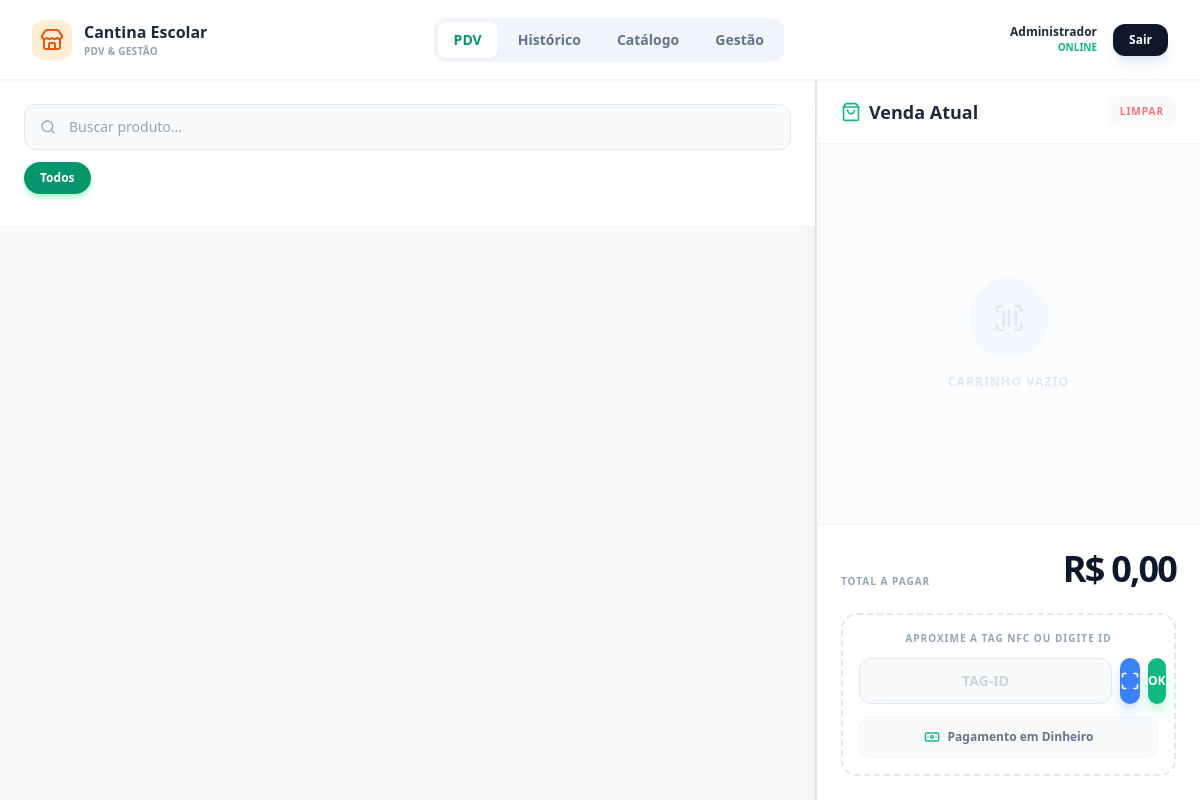
Before: /views/admin/pos.php (signed in) with the older database file.
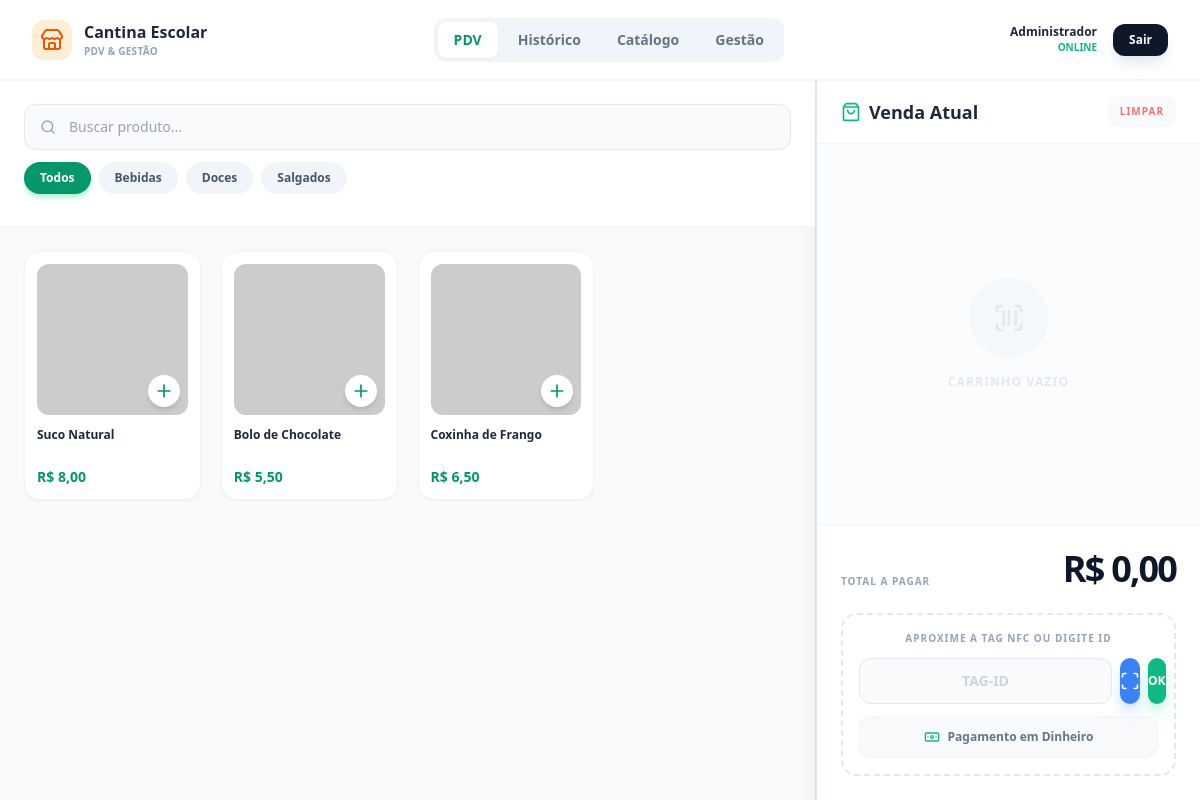
After: the same page with the newer database file.
### tables this page shows
CREATE TABLE `products` (
  `id` int(11) NOT NULL,
  `name` varchar(255) NOT NULL,
  `price` decimal(10,2) NOT NULL,
  `image_url` text DEFAULT NULL,
  `active` tinyint(1) DEFAULT 1,
  `category_id` int(11) DEFAULT NULL
);

### views/admin/pos.php (the view, shortened to what this page needs)
<?php
$settings = $pdo->query("SELECT setting_key, setting_value FROM system_settings")->fetchAll(PDO::FETCH_KEY_PAIR);
$enableCash = $settings['enable_cash_payment'] ?? '1';
$schoolName = $settings['school_name'] ?? 'Escola Estadual Modelo';
$schoolLogo = $settings['logo_url'] ?? '';
try {
    $sql = "SELECT p.*, c.name as category_name
            FROM products p
            JOIN categories c ON p.category_id = c.id
            WHERE p.active = 1
            ORDER BY c.name, p.name";
    $products = $pdo->query($sql)->fetchAll();
    $categories = array_unique(array_column($products, 'category_name'));
} catch (PDOException $e) {
    die("Erro: Verifique se a tabela 'categories' existe.");
}
require __DIR__ . '/../../includes/header.php';
?>
<div class="flex flex-col h-screen w-full overflow-hidden bg-slate-50 font-sans">
    <div class="bg-white border-b border-slate-100 px-4 md:px-8 py-3 flex items-center justify-between shadow-sm z-20 shrink-0 h-16 md:h-20">
        <div class="flex items-center gap-3">
            <?php if (!empty($schoolLogo)): ?>
                <img src="<?= htmlspecialchars($schoolLogo) ?>" alt="Logo" class="w-10 h-10 rounded-xl object-contain bg-white shrink-0 border border-slate-100 shadow-sm">
            <?php else: ?>
                <div class="w-10 h-10 bg-orange-100 rounded-xl flex items-center justify-center text-orange-600 shrink-0">
                    <i data-lucide="store" class="w-6 h-6"></i>
                </div>
            <?php endif; ?>
            <div>
                <h1 class="font-black text-slate-800 leading-tight text-sm md:text-base"><?= htmlspecialchars($schoolName) ?></h1>
                <p class="text-[10px] text-slate-400 font-bold uppercase tracking-wide">PDV & Gestão</p>
            </div>
        </div>
        <div class="hidden md:flex bg-slate-100 p-1 rounded-xl items-center gap-1">
            <a href="pos.php" class="px-4 py-2 rounded-lg text-sm font-bold bg-white text-emerald-600 shadow-sm transition-all">PDV</a>
            <a href="history.php" class="px-4 py-2 rounded-lg text-sm font-bold text-slate-500 hover:text-slate-700 hover:bg-white/50 transition-all">Histórico</a>
            <a href="products.php" class="px-4 py-2 rounded-lg text-sm font-bold text-slate-500 hover:text-slate-700 hover:bg-white/50 transition-all">Catálogo</a>
            <a href="dashboard.php" class="px-4 py-2 rounded-lg text-sm font-bold text-slate-500 hover:text-slate-700 hover:bg-white/50 transition-all">Gestão</a>
        </div>
        <div class="hidden md:flex items-center gap-4">
            <div class="text-right hidden lg:block">
                <p class="text-xs font-bold text-slate-800"><?= explode(' ', $_SESSION['name'] ?? 'Operador')[0] ?></p>
                <p class="text-[10px] text-emerald-500 font-bold uppercase">Online</p>
            </div>
            <a href="../../views/logout.php" class="bg-slate-900 text-white px-4 py-2 rounded-xl text-xs font-bold hover:bg-slate-800 transition-all shadow-lg shadow-slate-200">
                Sair
            </a>
        </div>
    </div>
    <main class="flex-1 flex overflow-hidden flex-col md:flex-row relative pb-[70px] md:pb-0">
        <div class="flex-1 flex flex-col overflow-hidden md:border-r border-slate-200 order-1 h-full">
            <div class="px-4 py-3 md:p-6 bg-white border-b border-slate-100 flex flex-col gap-3 shrink-0 z-10">
                <div class="relative w-full">
                    <i data-lucide="search" class="absolute left-4 top-1/2 -translate-y-1/2 w-4 h-4 text-slate-400"></i>
                    <input type="text" id="searchInput" placeholder="Buscar produto..."
                           class="w-full pl-11 pr-4 py-3 bg-slate-50 border border-slate-200 rounded-xl text-sm outline-none focus:ring-2 focus:ring-emerald-500/20 focus:border-emerald-500 transition-all font-medium">
                </div>
                <div class="flex gap-2 overflow-x-auto pb-2 scrollbar-hide -mx-4 px-4 md:mx-0 md:px-0">
                    <button onclick="filterCategory('all')" class="category-btn px-4 py-2 rounded-full text-xs font-bold bg-emerald-600 text-white shadow-md shadow-emerald-200 transition-all active:scale-95 shrink-0">Todos</button>
                    <?php foreach($categories as $cat): ?>
                    <button onclick="filterCategory('<?= htmlspecialchars($cat) ?>')"
                            class="category-btn px-4 py-2 rounded-full text-xs font-bold bg-slate-100 text-slate-600 hover:bg-slate-200 transition-all active:scale-95 whitespace-nowrap shrink-0">
                        <?= htmlspecialchars($cat) ?>
                    </button>
                    <?php endforeach; ?>
                </div>
            </div>
            <div class="flex-1 p-4 md:p-6 overflow-y-auto bg-slate-50 scroll-smooth pb-24 md:pb-6">
                <div class="grid grid-cols-2 sm:grid-cols-3 lg:grid-cols-4 xl:grid-cols-5 2xl:grid-cols-6 gap-3 md:gap-5">
                    <?php foreach($products as $p): ?>
                    <div class="product-card bg-white p-3 rounded-2xl shadow-sm border border-slate-100 hover:shadow-lg hover:border-emerald-200 cursor-pointer transition-all active:scale-95 group flex flex-col h-full relative overflow-hidden"
                         data-name="<?= strtolower(htmlspecialchars($p['name'])) ?>"
                         data-category="<?= htmlspecialchars($p['category_name']) ?>"
                         onclick="addToCart(<?= $p['id'] ?>, '<?= htmlspecialchars($p['name'], ENT_QUOTES) ?>', <?= $p['price'] ?>)">
                        <div class="aspect-square mb-3 rounded-xl overflow-hidden bg-slate-50 relative">
                            <img src="<?= htmlspecialchars($p['image_url']) ?>" class="w-full h-full object-cover group-hover:scale-110 transition-transform duration-500" onerror="this.src='https://via.placeholder.com/150?text=Item'">
                            <div class="absolute bottom-2 right-2 bg-white text-emerald-600 w-8 h-8 rounded-full flex items-center justify-center shadow-md">
                                <i data-lucide="plus" class="w-5 h-5"></i>
                            </div>
                        </div>
                        <h3 class="font-bold text-slate-800 text-xs line-clamp-2 leading-tight mb-auto h-8"><?= htmlspecialchars($p['name']) ?></h3>
                        <p class="text-emerald-600 font-black text-sm mt-2">R$ <?= number_format($p['price'], 2, ',', '.') ?></p>
                    </div>
                    <?php endforeach; ?>
                </div>
            </div>
        </div>
        <div id="cartPanel" class="fixed md:static inset-0 z-50 md:z-auto bg-slate-900/50 md:bg-transparent transition-opacity opacity-0 pointer-events-none md:opacity-100 md:pointer-events-auto md:w-[24rem] flex flex-col md:h-full md:border-l border-slate-200 bg-white md:shadow-xl order-2">
            <div id="cartContent" class="absolute bottom-0 left-0 right-0 md:static bg-white w-full md:h-full rounded-t-[2rem] md:rounded-none shadow-[0_-10px_40px_-15px_rgba(0,0,0,0.3)] md:shadow-none flex flex-col transition-transform transform translate-y-full md:translate-y-0 h-[85vh] md:h-auto overflow-hidden relative duration-300 ease-out">
                <div class="px-6 py-4 border-b border-slate-100 flex justify-between items-center bg-white sticky top-0 z-10">
                    <h2 class="text-lg font-black text-slate-800 flex items-center gap-2">
                        <i data-lucide="shopping-bag" class="text-emerald-500 w-5 h-5"></i> Venda Atual
                    </h2>
                    <div class="flex gap-2">
                        <button onclick="clearCart()" class="text-[10px] font-bold text-red-400 uppercase tracking-widest hover:text-red-600 hover:bg-red-50 px-3 py-2 rounded-lg transition-colors bg-slate-50">Limpar</button>
                    </div>
                </div>
                <div class="flex-1 overflow-y-auto p-4 space-y-3 bg-slate-50/50" id="cartContainer">
                    <div class="h-full flex flex-col items-center justify-center text-slate-300 gap-4 opacity-50">
                        <div class="w-20 h-20 bg-slate-100 rounded-full flex items-center justify-center">
                            <i data-lucide="scan-barcode" class="w-8 h-8"></i>
                        </div>
                        <p class="text-xs font-bold uppercase tracking-widest">Carrinho vazio</p>
                    </div>
                </div>
                <div class="p-6 bg-white border-t border-slate-100 pb-8 md:pb-6">
                    <div class="flex justify-between items-end mb-6">
                        <span class="text-[10px] font-bold text-slate-400 uppercase tracking-widest">Total a Pagar</span>
                        <span class="text-4xl font-black text-slate-900 tracking-tighter" id="cartTotalDisplay">R$ 0,00</span>
                    </div>
                    <div class="bg-white border-2 border-dashed border-slate-200 rounded-2xl p-4 relative group hover:border-emerald-200 transition-colors">
                        <p class="text-[10px] font-bold text-slate-400 uppercase tracking-widest text-center mb-3">Aproxime a Tag NFC ou Digite ID</p>
                        <div class="flex gap-2">
                            <input type="text" id="nfcInput"
                                   class="flex-1 bg-slate-50 border border-slate-200 text-slate-800 rounded-xl py-3 px-4 outline-none font-bold text-center text-sm focus:bg-white focus:ring-2 focus:ring-emerald-500/20 focus:border-emerald-500 transition-all uppercase placeholder:text-slate-300"
                                   placeholder="TAG-ID" autocomplete="off">
                            <button id="btnMobileNfc" onclick="startNFCScan()" class="bg-blue-500 text-white w-14 rounded-xl flex items-center justify-center shadow-lg shadow-blue-200 hover:bg-blue-600 active:scale-95 transition-all" title="Ler com NFC do Celular">
                                <i data-lucide="scan" class="w-5 h-5"></i>
                            </button>
                            <button onclick="processPayment(event)" class="bg-emerald-500 text-white w-14 rounded-xl flex items-center justify-center shadow-lg shadow-emerald-200 hover:bg-emerald-600 active:scale-95 transition-all">
                                <span class="font-bold text-xs">OK</span>
                            </button>
                        </div>
                        <?php if($enableCash == '1'): ?>
                        <button onclick="openCashModal()" class="w-full mt-3 py-3 text-xs font-bold text-slate-500 bg-slate-50 rounded-xl hover:bg-slate-100 transition-colors flex items-center justify-center gap-2 border border-slate-100">
                            <i data-lucide="banknote" class="w-4 h-4 text-emerald-500"></i> Pagamento em Dinheiro
                        </button>
                        <?php endif; ?>
                    </div>
                </div>
            </div>
        </div>
    </main>
</div>

### includes/header.php (shortened to what this page needs)
<!DOCTYPE html>
<html lang="pt-BR">
<head>
    <script src="https://cdn.tailwindcss.com"></script>
    <link rel="stylesheet" href="<?= BASE_URL ?>/assets/css/styles.css">
</head>
<body class="bg-slate-50 text-slate-900 h-screen flex flex-col overflow-hidden">

### assets/css/styles.css (style rules this page uses)
body { font-family: 'Inter', sans-serif; }
html { scroll-behavior: smooth; }

### includes/header.php (style rules this page uses)
body { font-family: 'Inter', sans-serif; }

Changed rows visible on the page:
added products: name "Suco Natural", price "8,00"
added products: name "Bolo de Chocolate", price "5,50"
added products: name "Coxinha de Frango", price "6,50"
Other visible differences:
new list line: "Bebidas"
new list line: "Doces"
new list line: "Salgados"
